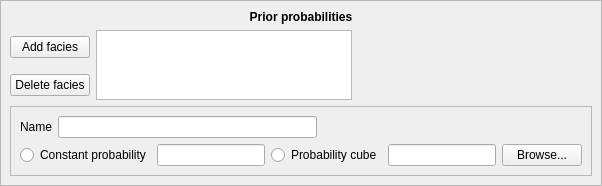
         <widget class="QFrame" name="faciesGivenFrame">
          <property name="frameShape">
           <enum>QFrame::StyledPanel</enum>
          </property>
          <property name="frameShadow">
           <enum>QFrame::Raised</enum>
          </property>
          <layout class="QGridLayout">
           <property name="margin">
            <number>9</number>
           </property>
           <property name="spacing">
            <number>6</number>
           </property>
           <item row="1" column="1">
            <spacer>
             <property name="orientation">
              <enum>Qt::Horizontal</enum>
             </property>
             <property name="sizeHint" stdset="0">
              <size>
               <width>40</width>
               <height>20</height>
              </size>
             </property>
            </spacer>
           </item>
           <item row="1" column="0">
            <layout class="QGridLayout">
             <property name="margin">
              <number>0</number>
             </property>
             <property name="spacing">
              <number>6</number>
             </property>
             <item row="0" column="1" rowspan="2">
              <widget class="QListWidget" name="faciesListWidget">
               <property name="toolTip">
                <string>List of facies with prior probabilities.</string>
               </property>
              </widget>
             </item>
             <item row="0" column="0">
              <widget class="QPushButton" name="addFaciesPushButton">
               <property name="toolTip">
                <string>Adds another facies, if this is used all facies present in well logs must be given.</string>
               </property>
               <property name="text">
                <string>Add facies</string>
               </property>
              </widget>
             </item>
             <item row="1" column="0">
              <widget class="QPushButton" name="deleteFaciesPushButton">
               <property name="toolTip">
                <string>Removes the selected facies.</string>
               </property>
               <property name="text">
                <string>Delete facies</string>
               </property>
              </widget>
             </item>
            </layout>
           </item>
           <item row="2" column="0" colspan="2">
            <widget class="QFrame" name="faciesFrame">
             <property name="frameShape">
              <enum>QFrame::StyledPanel</enum>
             </property>
             <property name="frameShadow">
              <enum>QFrame::Raised</enum>
             </property>
             <layout class="QGridLayout">
              <property name="margin">
               <number>9</number>
              </property>
              <property name="spacing">
               <number>6</number>
              </property>
              <item row="0" column="2">
               <spacer>
                <property name="orientation">
                 <enum>Qt::Horizontal</enum>
                </property>
                <property name="sizeHint" stdset="0">
                 <size>
                  <width>61</width>
                  <height>20</height>
                 </size>
                </property>
               </spacer>
              </item>
              <item row="1" column="0" colspan="3">
               <layout class="QHBoxLayout">
                <property name="spacing">
                 <number>6</number>
                </property>
                <property name="margin">
                 <number>0</number>
                </property>
                <item>
                 <widget class="QRadioButton" name="probabilityConstantRadioButton">
                  <property name="toolTip">
                   <string>Probability for this facies, probabilities for all facies must sum to 1.</string>
                  </property>
                  <property name="text">
                   <string>Constant probability</string>
                  </property>
                 </widget>
                </item>
                <item>
                 <widget class="QLineEdit" name="probabilityConstantLineEdit">
                  <property name="sizePolicy">
                   <sizepolicy hsizetype="Expanding" vsizetype="Fixed">
                    <horstretch>0</horstretch>
                    <verstretch>0</verstretch>
                   </sizepolicy>
                  </property>
                  <property name="toolTip">
                   <string>Probability for this facies, probabilities for all facies must sum to 1.</string>
                  </property>
                 </widget>
                </item>
                <item>
                 <widget class="QRadioButton" name="probabiltyCubeRadioButton">
                  <property name="toolTip">
                   <string>Full 3D trend given as a storm-file that covers tha inversion volume.</string>
                  </property>
                  <property name="text">
                   <string>Probability cube</string>
                  </property>
                 </widget>
                </item>
                <item>
                 <widget class="QLineEdit" name="probabilityCubeLineEdit">
                  <property name="toolTip">
                   <string>Full 3D trend given as a storm-file that covers tha inversion volume.</string>
                  </property>
                 </widget>
                </item>
                <item>
                 <widget class="QPushButton" name="probabilityCubeBrowsePushButton">
                  <property name="toolTip">
                   <string>Full 3D trend given as a storm-file that covers tha inversion volume.</string>
                  </property>
                  <property name="text">
                   <string>Browse...</string>
                  </property>
                 </widget>
                </item>
               </layout>
              </item>
              <item row="0" column="1">
               <widget class="QLineEdit" name="faciesNameLineEdit">
                <property name="toolTip">
                 <string>The name of the facies, all facies present in well logs must be given.</string>
                </property>
               </widget>
              </item>
              <item row="0" column="0">
               <widget class="QLabel" name="name_label">
                <property name="toolTip">
                 <string>The name of the facies, all facies present in well logs must be given.</string>
                </property>
                <property name="text">
                 <string>Name</string>
                </property>
                <property name="buddy">
                 <cstring>faciesNameLineEdit</cstring>
                </property>
               </widget>
              </item>
             </layout>
            </widget>
           </item>
           <item row="0" column="0" colspan="2">
            <widget class="QLabel" name="prior_probabilities_label">
             <property name="font">
              <font>
               <weight>75</weight>
               <bold>true</bold>
               <underline>false</underline>
              </font>
             </property>
             <property name="text">
              <string>Prior probabilities</string>
             </property>
             <property name="alignment">
              <set>Qt::AlignCenter</set>
             </property>
            </widget>
           </item>
          </layout>
         </widget>
